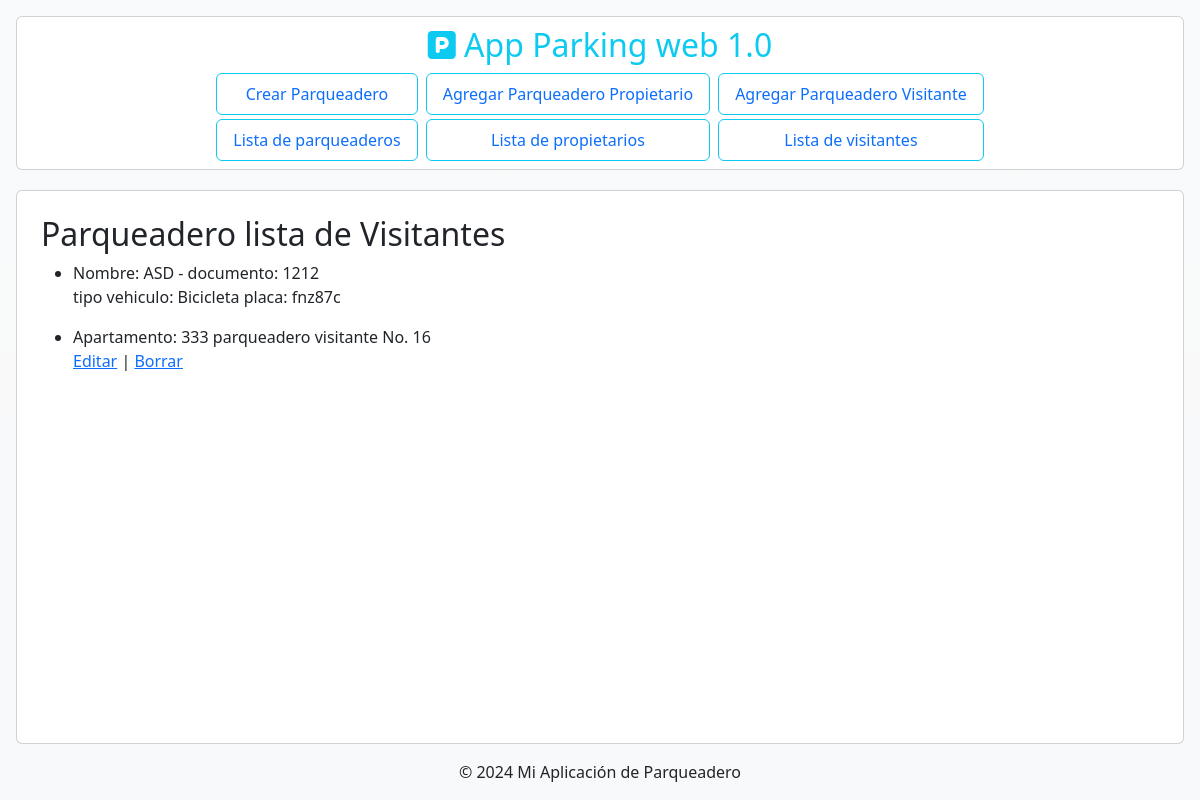
The page /parking/parqueadero_visitante/listar/ on the database its author committed.
### apps/parqueadero/models.py (models this page shows, shortened)
class ParqueaderoVisitante(models.Model):
    placa = models.CharField(max_length=20)
    apartamento = models.CharField(max_length=50)
    tipo_doc = models.CharField(max_length=20)
    documento = models.CharField(max_length=20)
    nombre = models.CharField(max_length=100)
    hora_ingreso = models.DateTimeField()
    hora_salida = models.DateTimeField(null=True, blank=True)
    parqueadero = models.OneToOneField(Parqueadero, on_delete=models.CASCADE)

class Parqueadero(models.Model):
    numero = models.IntegerField()
    TIPO_VEHICULO = [
        ('Moto','Parqueadero para motos'),
        ('Carro','Parqueadero para carros'),
        ('Bicicleta','Parqueadero para bicicletas'),
    ]
    tipoVehiculo = models.CharField('tipo de vehiculo', max_length=100, choices=TIPO_VEHICULO)
    TIPO_PARQUEADERO = [
        ('Propietario','Parqueadero para propietarios'),
        ('Visitante','Parqueadero para visitantes')
    ]
    tipo = models.CharField('tipo de parqueadero', max_length=100, choices=TIPO_PARQUEADERO)
    activo = models.BooleanField(default=True)
    conjunto = models.ForeignKey(Conjunto, on_delete=models.CASCADE)

### apps/parqueadero/views.py (the view)
# urls.py: path('parqueadero_visitante/listar/', listar_parqueaderoVisitante, name='listar_parqueaderoVisitante'),
def listar_parqueaderoVisitante(request):
    parqueadero_visitantes = ParqueaderoVisitante.objects.all()
    return render(request, 'visitante/listar_parqueaderoVisitante.html', {'parqueadero_visitantes': parqueadero_visitantes})

### apps/parqueadero/templates/visitante/listar_parqueaderoVisitante.html (shortened to what this page needs)
{% extends 'base.html' %}
{% block content %}
    <h2>Parqueadero lista de Visitantes</h2>
    <ul>
        {% for visitante in parqueadero_visitantes %}
            <li>Nombre: {{ visitante.nombre }} - documento: {{ visitante.documento }}</li>
            <p>tipo vehiculo: {{visitante.parqueadero.tipoVehiculo}} placa: {{ visitante.placa }}</p>
            <li>Apartamento: {{visitante.apartamento }} parqueadero visitante No. {{ visitante.parqueadero.id}} </li>
            <p><a href="">Editar</a> | <a href="">Borrar</a></p>
        {% endfor %}
    </ul>
{% endblock %}

### rows shown on the page
ParqueaderoVisitante: nombre "ASD", documento "1212", parqueadero.tipoVehiculo "Bicicleta", placa "fnz87c", apartamento "333", parqueadero.id "16"
